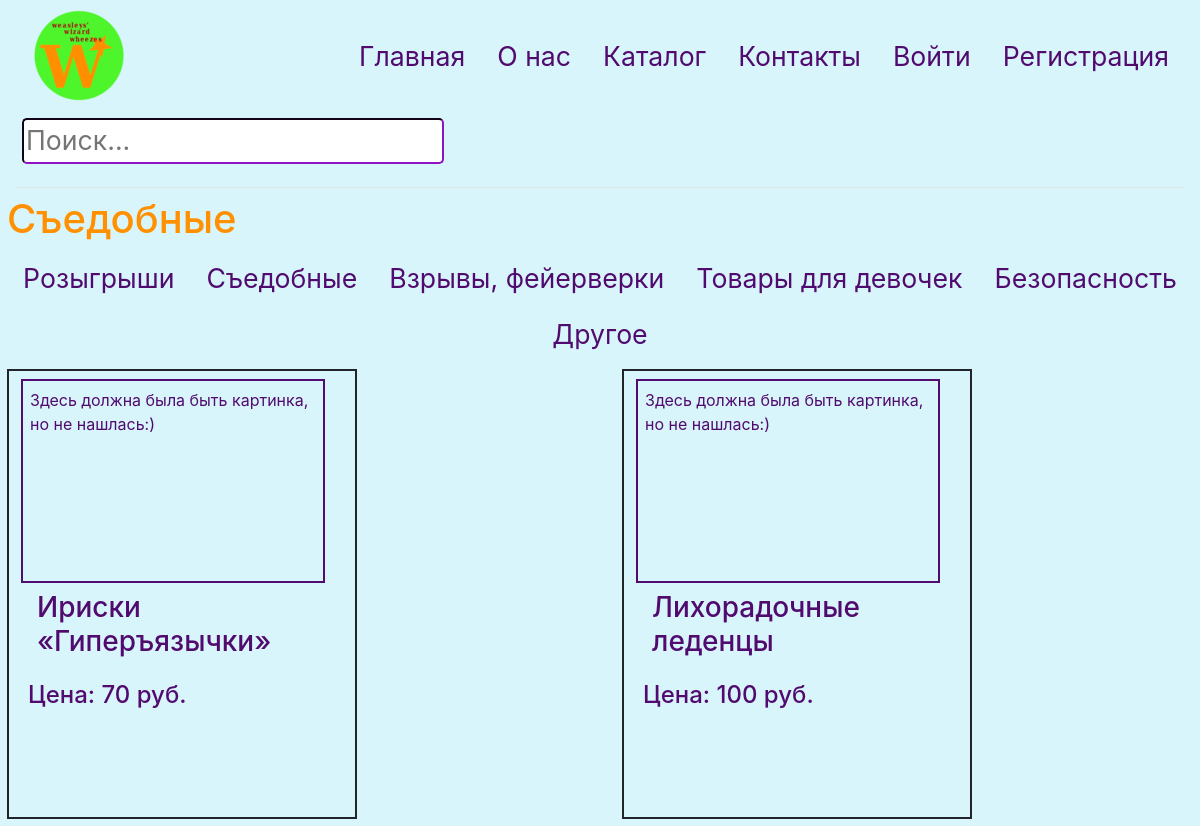
Page /catalog/eat on the committed database.
### data/products.py (models this page shows)
class Products(SqlAlchemyBase):
    __tablename__ = 'products'
    id = sqlalchemy.Column(sqlalchemy.Integer, primary_key=True, autoincrement=True)
    title = sqlalchemy.Column(sqlalchemy.String, nullable=True)
    description = sqlalchemy.Column(sqlalchemy.String, nullable=True)
    photos = sqlalchemy.Column(sqlalchemy.String, nullable=True)
    cost = sqlalchemy.Column(sqlalchemy.Integer, nullable=True)
    created_date = sqlalchemy.Column(sqlalchemy.DateTime, default=datetime.datetime.now)
    category_id = sqlalchemy.Column(sqlalchemy.Integer, sqlalchemy.ForeignKey("category.id"))
    category = orm.relationship('Category')

### main.py (the view)
@app.route('/catalog/<name>')
def catalog_new(name):
    db_sess = db_session.create_session()
    products = db_sess.query(Products)
    product1 = list()
    c = ''
    for i in category:
        if i[1] == name:
            c = i[0]
            break
    for i in products:
        if category[i.category_id - 1][0] == c:
            product1.append(i)
    return render_template('catalog.html', name=name, title=c, products=product1, category=category)

### data/db_session.py (called while the page is built)
def create_session() -> Session:
    global __factory
    return __factory()

### templates/catalog.html
{% extends 'base.html' %}
{% block content%}
<h1 class="orange-text">{{ title }}</h1>
<ul class="nav justify-content-center">
    {% for item in category%}
    <li><a href=/catalog/{{ item[1] }} class="nav-link">{{item[0]}}</a></li>
    {% endfor %}
</ul>
<div class="row">
    {% for item in products%}
    <div class="col">
        <div class="container-product">
            <div class="container-photo">
                {% if item.photos %}
                <a><img width="300" height="200" src={{ url_for('static', filename=item.photos.split(';')[0])}}></a>
                {% else %}
                <p class="purple-text">Здесь должна была быть картинка, но не нашлась:)</p>
                {% endif %}
            </div>
            <li class="nav"><a href=/product/{{ item.id }} class="nav-link"><h3>{{item.title}}</h3></a></li>
            <h4 class="purple-text">Цена: {{item.cost}} руб.</h4>
        </div>
    </div>
    {% endfor %}
</div>
{% endblock%}

### static/css/style.css (style rules this page uses)
.nav-link { color: #510B6F; font-size: 20pt; }
.container-product { width: 350px; height: 450px; border: 2px solid; padding: 8px 12px; margin: 7px 7px 7px 7px; }
.purple-text { color: #510B6F; margin: 7px 7px 7px 7px; }
.back { background-color: #D9F5FC; }
.orange-text { color: #ff9000; margin: 7px 7px 7px 7px; }
.container-photo { width: 304px; height: 204px; border: 2px solid #510B6F; }

### rows in the picture
Products: shows "Здесь должна была быть картинка, но не нашлась:)", title "Ириски «Гиперъязычки»", cost "70"
Products: shows "Здесь должна была быть картинка, но не нашлась:)", title "Лихорадочные леденцы", cost "100"

### other values in the picture
{{ title }} "Съедобные"
{{ item[0] }} "Розыгрыши" "Съедобные" "Взрывы, фейерверки" "Товары для девочек" "Безопасность" "Другое"
